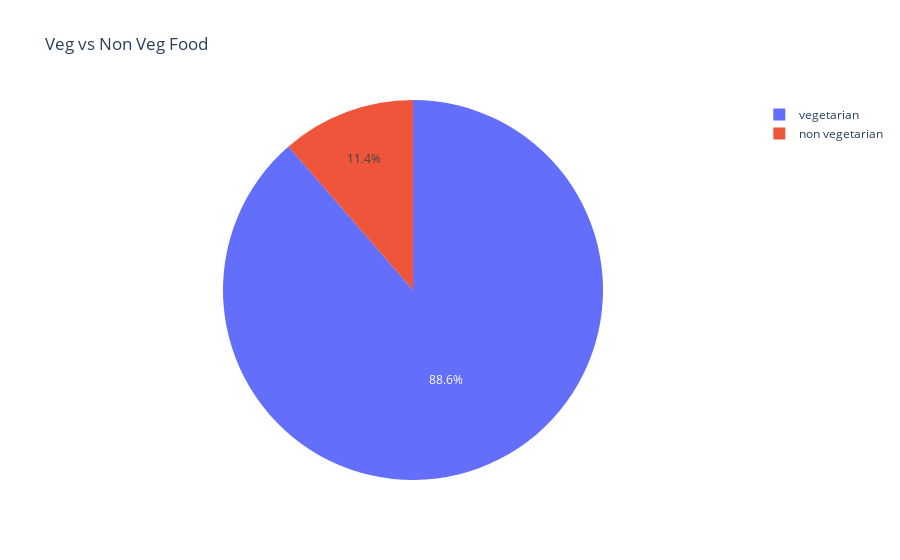

The notebook cell this image was saved under:
### Markdown cell above
### **Veg vs Non-veg Food**

### Code cell
diet_df = df.diet.value_counts().reset_index()
diet_df.columns = ['diet','count']
fig = px.pie(diet_df, values = 'count', names = 'diet', title = 'Veg vs Non Veg Food')
fig.show()

### Figure 1 — Plotly figure (JSON) as saved in the notebook; plotly's stock layout.template omitted (floating-point values rounded to 4 significant figures)
{"data": [{"domain": {"x": [0, 1], "y": [0, 1]}, "hovertemplate": "diet=%{label}<br>count=%{value}<extra></extra>", "labels": ["vegetarian", "non vegetarian"], "legendgroup": "", "name": "", "showlegend": true, "type": "pie", "values": [226, 29]}], "layout": {"legend": {"tracegroupgap": 0}, "title": {"text": "Veg vs Non Veg Food"}}}
